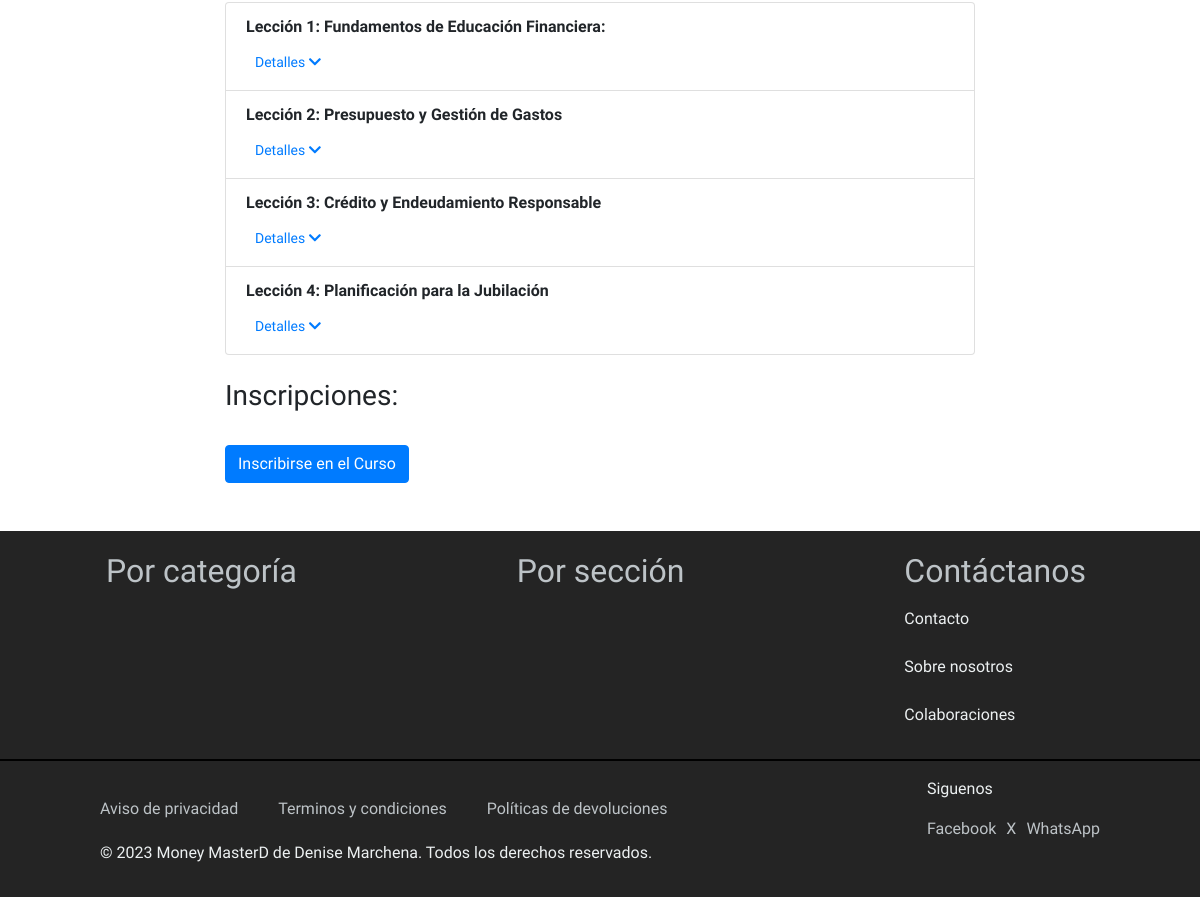
The page /contenido/curso/8/ (lower part) on the database as committed earlier.
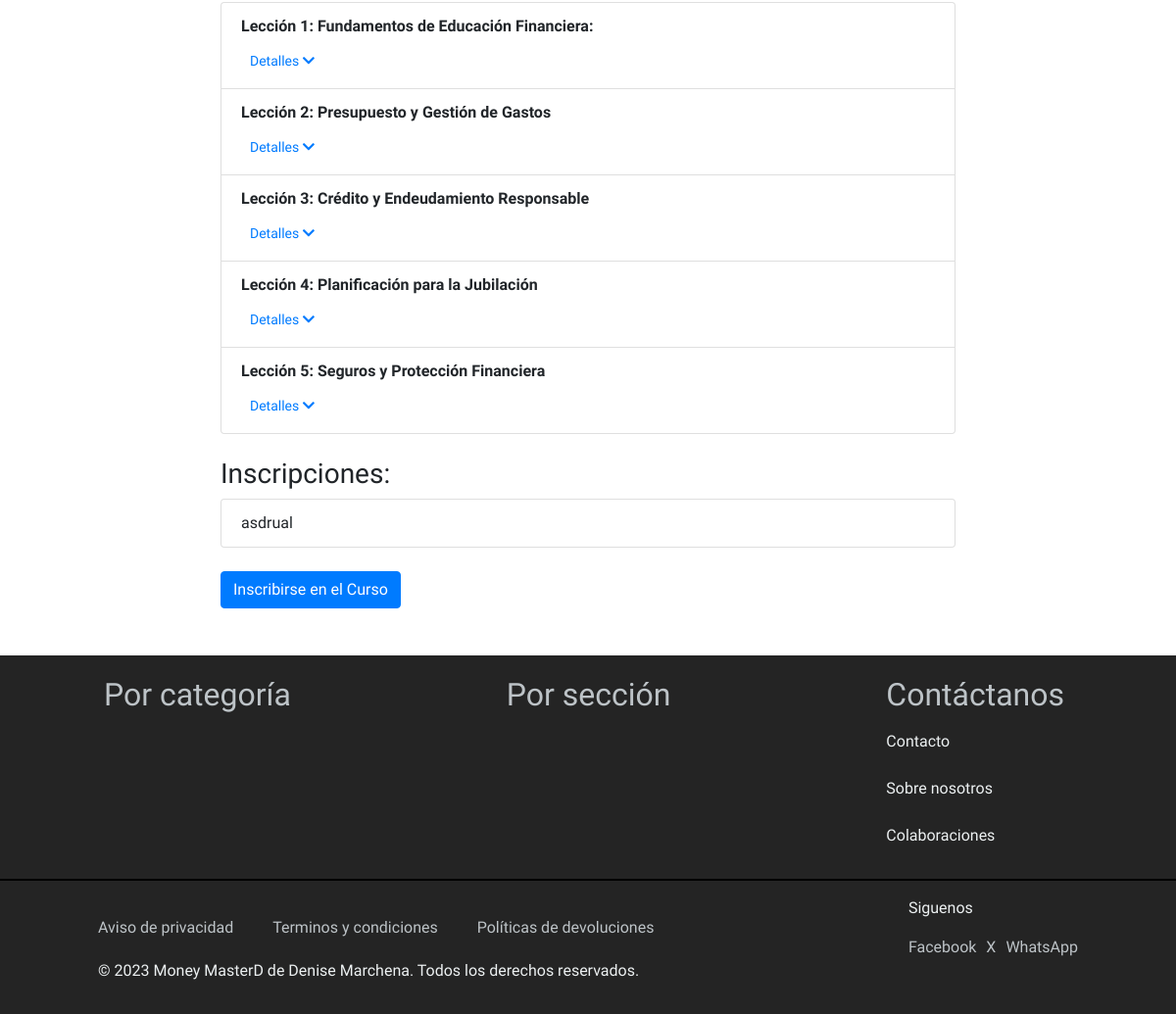
The same page on the database as committed later.
### Money/models.py (models this page shows, shortened)
class Leccion(models.Model):
    titulo = models.CharField(max_length=200)
    resumen = models.TextField(null=True, blank=True)  # Resumen de la lección
    duracion = models.DurationField(null=True, blank=True)  # Duración de la lección
    contenido = models.OneToOneField('Contenido', on_delete=models.CASCADE, related_name='leccion')
    curso = models.ForeignKey(Curso, on_delete=models.CASCADE, related_name='lecciones')
    orden = models.PositiveIntegerField()

class InscripcionCurso(models.Model):
    usuario = models.ForeignKey(User, on_delete=models.CASCADE)
    curso = models.ForeignKey(Curso, on_delete=models.CASCADE)
    fecha_inscripcion = models.DateTimeField(auto_now_add=True)
    completado = models.IntegerField(default=False)
    progreso = models.PositiveIntegerField(default=0)
    class Meta:
        unique_together = ('usuario', 'curso')

### Money/views.py (the view)
# urls.py: path('contenido/curso/<int:curso_id>/', views.detalle_curso, name='detalle_curso'),
def detalle_curso(request, curso_id):
    curso = Curso.objects.get(id=curso_id)
    lecciones = curso.lecciones.all()
    inscripciones = InscripcionCurso.objects.filter(curso=curso)
    return render(request, 'contenido/detalle_curso.html', {'curso': curso, 'lecciones': lecciones, 'inscripciones': inscripciones})

### Money/templates/contenido/detalle_curso.html (shortened to what this page needs)
{% extends 'base.html' %}
{% block extra_head %}
<link rel="stylesheet" href="https://cdnjs.cloudflare.com/ajax/libs/font-awesome/5.15.1/css/all.min.css">
{% endblock %}
{% block content %}
<div class="container mt-5">
    <div class="row mt-4">
        <div class="col-md-8 offset-md-2">
            <div class="list-group">
                {% for leccion in lecciones %}
                    <div class="list-group-item">
                        <div class="d-flex justify-content-between align-items-center">
                            <a href="{% url 'contenido_leccion' leccion.id %}" class="custom-link font-weight-bold">{{ leccion.titulo }}</a>
                        </div>
                        <div class="mt-2 d-flex justify-content-between align-items-center">
                            <button class="btn btn-link btn-sm" type="button" data-toggle="collapse" data-target="#detalleLeccion{{ leccion.id }}" aria-expanded="false">
                                Detalles <i class="fas fa-chevron-down detail-icon"></i>
                            </button>
                        </div>
                    </div>
                {% endfor %}
            </div>
        </div>
    </div>
    <div class="row mt-4">
        <div class="col-md-8 offset-md-2">
            <h3>Inscripciones:</h3>
            <ul class="list-group">
                {% for inscripcion in inscripciones %}
                    <li class="list-group-item d-flex justify-content-between align-items-center">
                        <span>{{ inscripcion.usuario.username }}</span>
                    </li>
                {% endfor %}
            </ul>
        </div>
    </div>
    {% if user != curso.instructor %}
        <div class="row mt-4">
            <div class="col-md-8 offset-md-2">
                <a href="{% url 'inscribir_curso' curso_id=curso.id %}" class="btn btn-primary">Inscribirse en el Curso</a>
            </div>
        </div>
    {% endif %}
</div>
<br>
<br>
{% endblock %}

Rows that differ between the two databases and show on the page:
added Leccion: titulo "Lección 5: Seguros y Protección Financiera"
added InscripcionCurso: usuario.username "asdrual"
